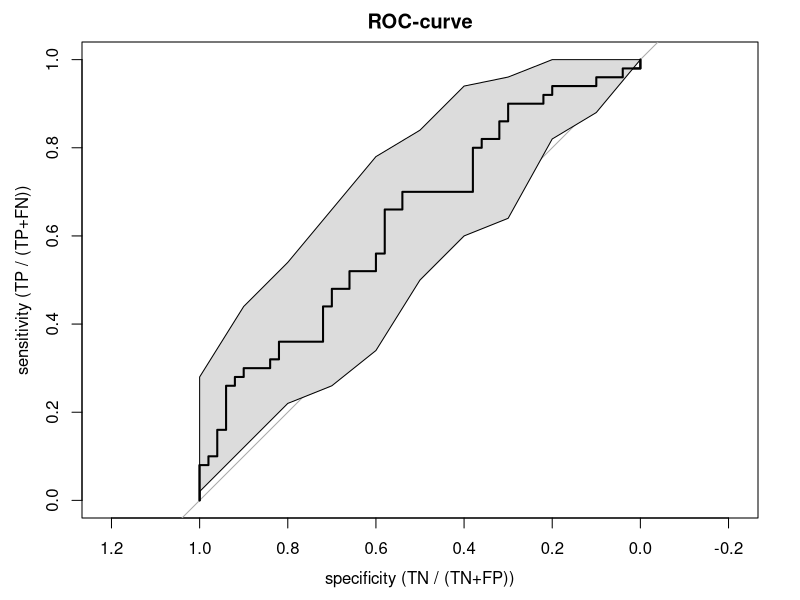

Write the R code that produced this figure.
## ---- chunk 1
wants <- c("coin", "mvtnorm", "polycor", "pROC", "rms")
has   <- wants %in% rownames(installed.packages())
if(any(!has)) install.packages(wants[!has])
## ---- chunk 2
set.seed(123)
library(mvtnorm)
N     <- 100
Sigma <- matrix(c(4,2,-3, 2,16,-1, -3,-1,9), byrow=TRUE, ncol=3)
mu    <- c(-3, 2, 4)
Xdf   <- data.frame(rmvnorm(n=N, mean=mu, sigma=Sigma))
## ---- chunk 3
lOrd   <- lapply(Xdf, function(x) {
                 cut(x, breaks=quantile(x), include.lowest=TRUE,
                     ordered=TRUE, labels=LETTERS[1:4]) })
dfOrd  <- data.frame(lOrd)
matOrd <- data.matrix(dfOrd)
## ---- chunk 4
cTab <- xtabs(~ X1 + X3, data=dfOrd)
addmargins(cTab)
library(coin)
lbl_test(cTab, distribution=approximate(B=9999))
## ---- chunk 5
library(polycor)
polychor(dfOrd$X1, dfOrd$X2, ML=TRUE)
## ---- chunk 6
polychor(cTab, ML=TRUE)
## ---- chunk 7
library(polycor)
polyserial(Xdf$X2, dfOrd$X3)
## ---- chunk 8
library(polycor)
Xdf2   <- rmvnorm(n=N, mean=mu, sigma=Sigma)
dfBoth <- cbind(Xdf2, dfOrd)
hetcor(dfBoth, ML=TRUE)
## ---- chunk 9
N   <- 100
x   <- rnorm(N)
y   <- x + rnorm(N, 0, 2)
yDi <- ifelse(y <= median(y), 0, 1)
## ---- chunk 10
library(rms)
lrm(yDi ~ x)$stats
## ---- chunk 11
library(pROC)
(rocRes <- roc(yDi ~ x, plot=TRUE, ci=TRUE, main="ROC-curve",
               xlab="specificity (TN / (TN+FP))", ylab="sensitivity (TP / (TP+FN))"))
rocCI <- ci.se(rocRes)
plot(rocCI, type="shape")
## ---- chunk 12
try(detach(package:pROC))
try(detach(package:plyr))
try(detach(package:rms))
try(detach(package:Hmisc))
try(detach(package:polycor))
try(detach(package:sfsmisc))
try(detach(package:coin))
try(detach(package:modeltools))
try(detach(package:survival))
try(detach(package:mvtnorm))
try(detach(package:splines))
try(detach(package:stats4))
